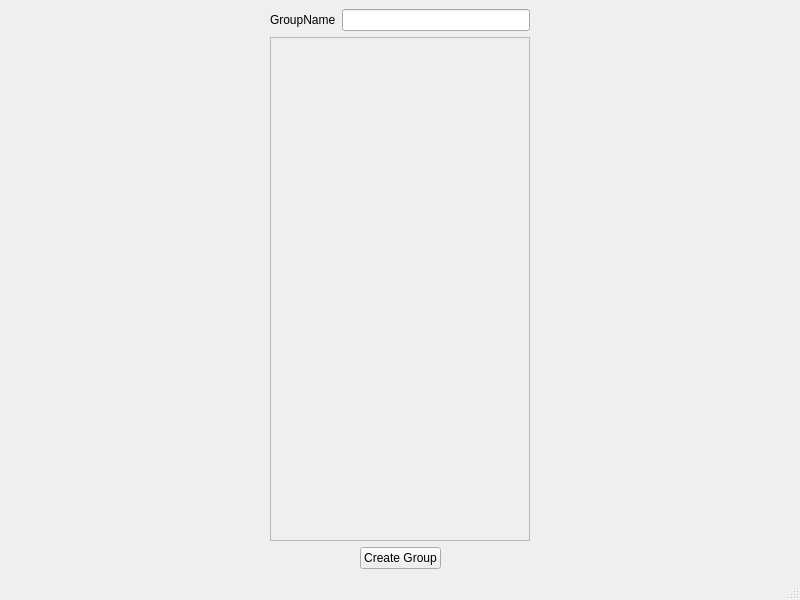
<?xml version="1.0" encoding="UTF-8"?>
<ui version="4.0">
 <class>CreateGroupWindow</class>
 <widget class="QMainWindow" name="CreateGroupWindow">
  <property name="geometry">
   <rect>
    <x>0</x>
    <y>0</y>
    <width>800</width>
    <height>600</height>
   </rect>
  </property>
  <property name="windowTitle">
   <string>MainWindow</string>
  </property>
  <widget class="QWidget" name="centralwidget">
   <layout class="QHBoxLayout" name="horizontalLayout_3">
    <item>
     <spacer name="horizontalSpacer_3">
      <property name="orientation">
       <enum>Qt::Horizontal</enum>
      </property>
      <property name="sizeHint" stdset="0">
       <size>
        <width>40</width>
        <height>20</height>
       </size>
      </property>
     </spacer>
    </item>
    <item>
     <layout class="QVBoxLayout" name="verticalLayout_2">
      <property name="leftMargin">
       <number>0</number>
      </property>
      <property name="rightMargin">
       <number>0</number>
      </property>
      <item>
       <layout class="QHBoxLayout" name="horizontalLayout">
        <item>
         <widget class="QLabel" name="label">
          <property name="text">
           <string>GroupName</string>
          </property>
         </widget>
        </item>
        <item>
         <widget class="QLineEdit" name="lineEdit"/>
        </item>
       </layout>
      </item>
      <item>
       <layout class="QVBoxLayout" name="verticalLayout">
        <item>
         <widget class="QScrollArea" name="candidates_scrollArea">
          <property name="layoutDirection">
           <enum>Qt::RightToLeft</enum>
          </property>
          <property name="widgetResizable">
           <bool>true</bool>
          </property>
          <widget class="QWidget" name="scrollAreaWidgetContents">
           <property name="geometry">
            <rect>
             <x>0</x>
             <y>0</y>
             <width>250</width>
             <height>488</height>
            </rect>
           </property>
          </widget>
         </widget>
        </item>
        <item>
         <layout class="QHBoxLayout" name="horizontalLayout_2">
          <item>
           <spacer name="horizontalSpacer_2">
            <property name="orientation">
             <enum>Qt::Horizontal</enum>
            </property>
            <property name="sizeHint" stdset="0">
             <size>
              <width>40</width>
              <height>20</height>
             </size>
            </property>
           </spacer>
          </item>
          <item>
           <widget class="QPushButton" name="pushButton">
            <property name="text">
             <string>Create Group</string>
            </property>
           </widget>
          </item>
          <item>
           <spacer name="horizontalSpacer">
            <property name="orientation">
             <enum>Qt::Horizontal</enum>
            </property>
            <property name="sizeHint" stdset="0">
             <size>
              <width>40</width>
              <height>20</height>
             </size>
            </property>
           </spacer>
          </item>
         </layout>
        </item>
       </layout>
      </item>
     </layout>
    </item>
    <item>
     <spacer name="horizontalSpacer_4">
      <property name="orientation">
       <enum>Qt::Horizontal</enum>
      </property>
      <property name="sizeHint" stdset="0">
       <size>
        <width>40</width>
        <height>20</height>
       </size>
      </property>
     </spacer>
    </item>
   </layout>
  </widget>
  <widget class="QStatusBar" name="statusbar"/>
 </widget>
 <resources/>
 <connections/>
</ui>
